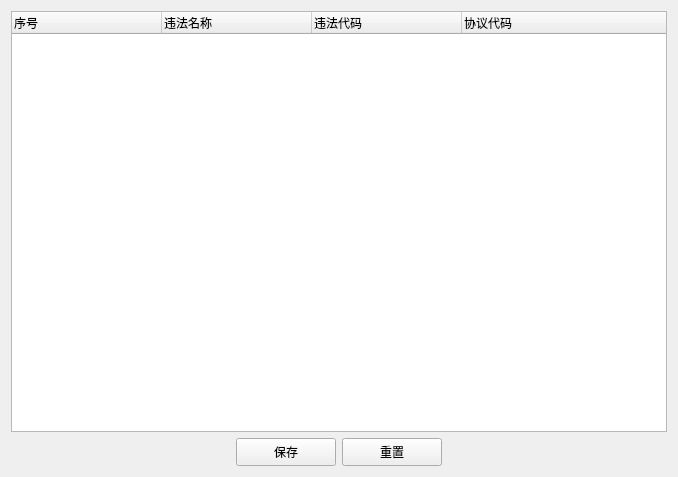
<?xml version="1.0" encoding="UTF-8"?>
<ui version="4.0">
 <class>Dlg_IllegalDict</class>
 <widget class="QWidget" name="Dlg_IllegalDict">
  <property name="geometry">
   <rect>
    <x>0</x>
    <y>0</y>
    <width>678</width>
    <height>477</height>
   </rect>
  </property>
  <property name="windowTitle">
   <string>Dlg_IllegalDict</string>
  </property>
  <layout class="QVBoxLayout" name="verticalLayout">
   <item>
    <widget class="QTreeWidget" name="treeWidget">
     <property name="styleSheet">
      <string notr="true"/>
     </property>
     <attribute name="headerDefaultSectionSize">
      <number>150</number>
     </attribute>
     <column>
      <property name="text">
       <string>序号</string>
      </property>
     </column>
     <column>
      <property name="text">
       <string>违法名称</string>
      </property>
     </column>
     <column>
      <property name="text">
       <string>违法代码</string>
      </property>
     </column>
     <column>
      <property name="text">
       <string>协议代码</string>
      </property>
     </column>
    </widget>
   </item>
   <item>
    <layout class="QHBoxLayout" name="horizontalLayout">
     <item>
      <spacer name="horizontalSpacer_2">
       <property name="orientation">
        <enum>Qt::Horizontal</enum>
       </property>
       <property name="sizeHint" stdset="0">
        <size>
         <width>40</width>
         <height>20</height>
        </size>
       </property>
      </spacer>
     </item>
     <item>
      <widget class="QPushButton" name="btn_save">
       <property name="minimumSize">
        <size>
         <width>100</width>
         <height>28</height>
        </size>
       </property>
       <property name="text">
        <string>保存</string>
       </property>
      </widget>
     </item>
     <item>
      <widget class="QPushButton" name="btn_reset">
       <property name="minimumSize">
        <size>
         <width>100</width>
         <height>28</height>
        </size>
       </property>
       <property name="text">
        <string>重置</string>
       </property>
      </widget>
     </item>
     <item>
      <spacer name="horizontalSpacer">
       <property name="orientation">
        <enum>Qt::Horizontal</enum>
       </property>
       <property name="sizeHint" stdset="0">
        <size>
         <width>40</width>
         <height>20</height>
        </size>
       </property>
      </spacer>
     </item>
    </layout>
   </item>
  </layout>
 </widget>
 <layoutdefault spacing="6" margin="11"/>
 <resources/>
 <connections/>
</ui>
